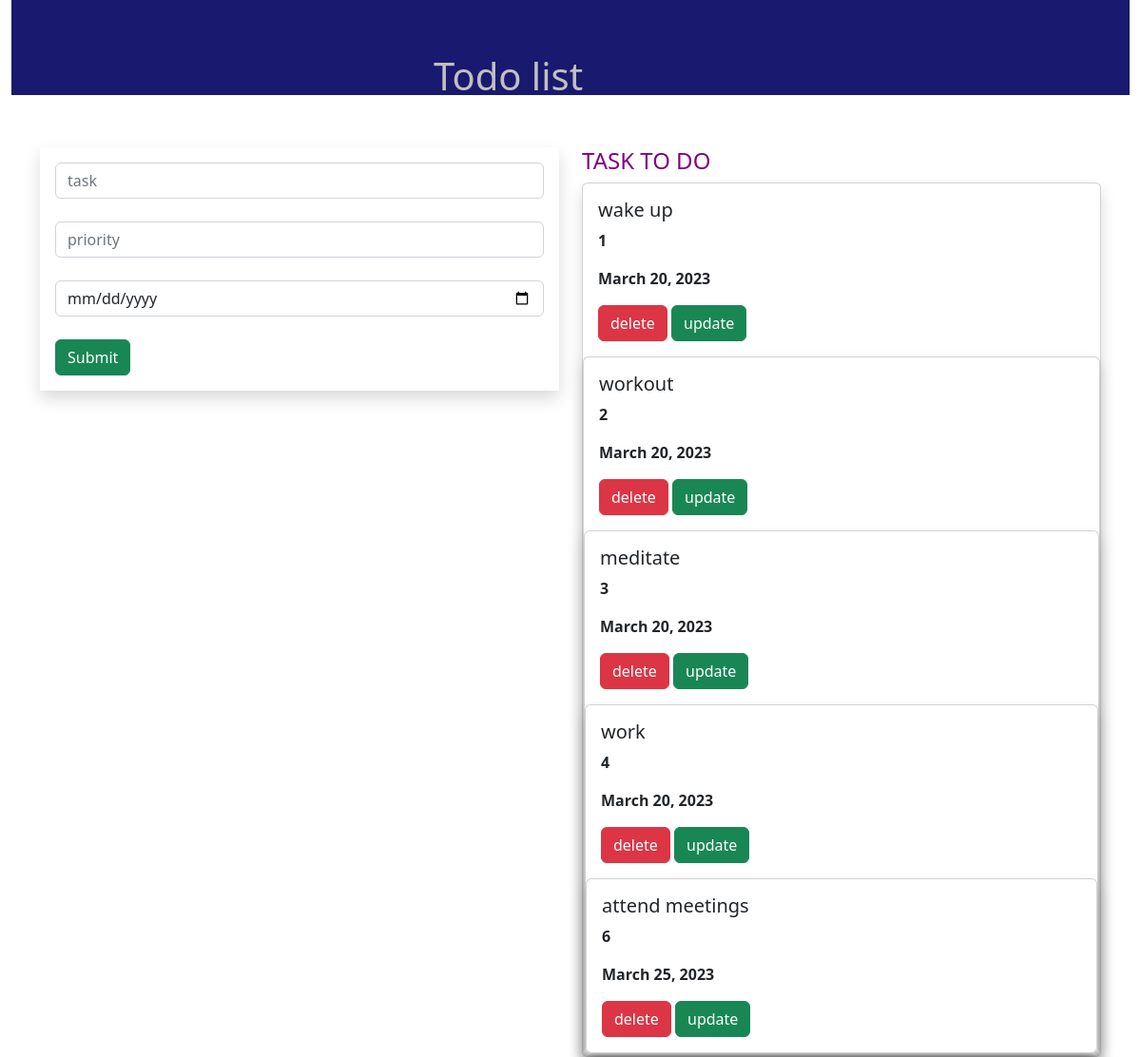
The app's page /add1/ with its own data.
### todoapp1/models.py (models this page shows, shortened)
class Task(models.Model):
    taskname=models.CharField(max_length=250)
    priority=models.IntegerField()
    date=models.DateField()

### addapp/views.py (the view)
# urls.py: path('',views.add1,name='add1'),
def add1(request):
    task1=Task.objects.all()
    if request.method=='POST':
        taskname=request.POST.get('taskname','')
        priority=request.POST.get('priority','')
        date=request.POST.get('date','')
        task=Task(taskname=taskname,priority=priority,date=date)
        task.save()
    return render(request,'home1.html',{'task1':task1})

### template/home1.html (shortened to what this page needs)
{% extends 'base.html' %}
{% block body %}
<div class="container-fluid">
    <div class="row">
        <div class="col-md-12">
            <div class="banner">
                <div class="banner-text">
                    <h1 style="color:silver">Todo list</h1>
                </div>
            </div>
        </div>
    </div>
</div>
<div class="container" >
    <div class="row" style="margin-top:5px">
        <div class="col-md-6">
            <form method="post" class="p-3 shadow">
                <div class="form-group">
                     <input type="text"  class="form-control" name="taskname" placeholder="task">
                </div>&nbsp;
                <div class="form-group">
                     <input type="text" class="form-control" name="priority" placeholder="priority">
                </div><br>
                <div class="form-group">
                     <input type="date" class="form-control" name="date" placeholder="date">
                </div><br>
                     <input type="submit" class="btn btn-success">
             </form>
        </div>
        <div class="col-md-6"  >
            <h4 style="color:purple">TASK TO DO</h4>
            {% for i in task1 %}
            <div class="shadow card"  >
                <div class="card-body" style="width:300px">
                    <h5 class="card-title">{{i.taskname}}</h5>
                    <p><b>{{i.priority}}</b></p>
                    <p><b>{{i.date}}</b></p>
                    <a class="btn btn-danger" href="{% url 'delete' i.id %}">delete</a>
                    <a class="btn btn-success" href="{% url 'update' i.id %}">update</a>
                </div>
                {% endfor %}
            </div>
        </div>
    </div>
</div>
{% endblock %}

### template/base.html (shortened to what this page needs)
{% load static %}
<!DOCTYPE html>
<html lang="en">
<head>
    <link rel="stylesheet" href="https://cdn.jsdelivr.net/npm/bootstrap@5.2.3/dist/css/bootstrap.min.css">
    <link rel="stylesheet" href="{% static 'styles.css' %} ">
</head>
<body>
{% block body %}
{% endblock %}
</body>
</html>

### static/styles.css (style rules this page uses)
.banner { background-color:Midnightblue; width:100%; height:100px; margin-bottom:50px }
.banner-text { top:5%; left:38%; position:absolute; transform:transform; }

### records on screen
Task: taskname "wake up", priority "1", date "March 20, 2023"
Task: taskname "workout", priority "2", date "March 20, 2023"
Task: taskname "meditate", priority "3", date "March 20, 2023"
Task: taskname "work", priority "4", date "March 20, 2023"
Task: taskname "attend meetings", priority "6", date "March 25, 2023"
